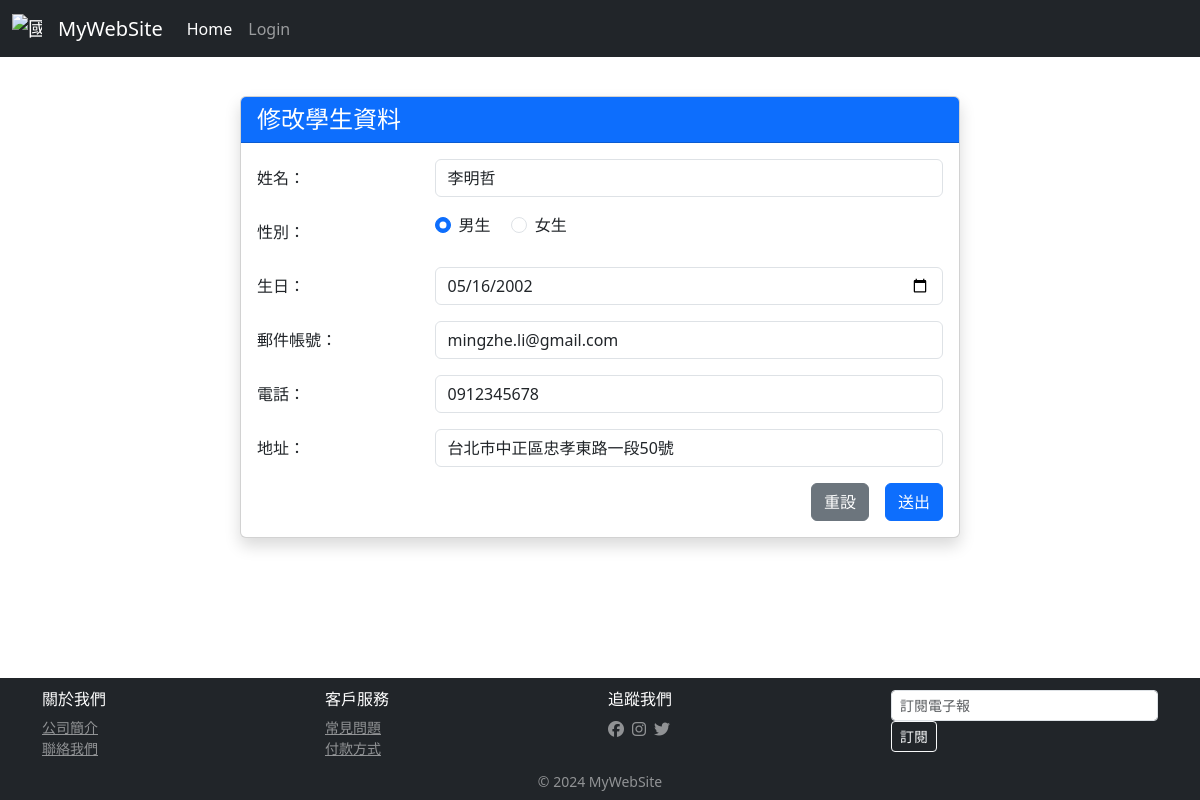
Page /students/edit2/1/load on the committed database.
### students/models.py (models this page shows, shortened)
class Student(models.Model):
    stdName = models.CharField(max_length=20, null=False)
    stdSex = models.CharField(max_length=2, default='M', null=False)
    stdBirth = models.DateField(null=False)
    stdEmail = models.EmailField(max_length=100, blank=True, default="")
    stdPhone = models.CharField(max_length=50, blank=True, default="")
    stdAddr = models.CharField(max_length=255, blank=True, default="")

### students/views.py (the view)
# urls.py: path('students/edit2/<int:id>/<str:mode>', stdViews.edit2),
def edit2(request, id=None, mode=None):
    if mode == "save":
        unit = Student.objects.get(id=id)
        unit.stdName = request.POST["stdName"]
        unit.stdSex = request.POST["stdSex"]
        unit.stdBirth = request.POST["stdBirth"]
        unit.stdEmail = request.POST["stdEmail"]
        unit.stdPhone = request.POST["stdPhone"]
        unit.stdAddr = request.POST["stdAddr"]
        unit.save()
        message = "資料修改成功!"
        return redirect("/students/index/")
    elif mode == "load":    # 從網址列傳過來的
        unit = Student.objects.get(id=id)
        strdate = str(unit.stdBirth)
        strdate2 = strdate.replace("年", "-")
        strdate2 = strdate.replace("月", "-")
        strdate2 = strdate.replace("日", "")
        unit.stdBirth = strdate2
        return render(request, "students/edit2.html", locals())

### templates/students/edit2.html (shortened to what this page needs)
{% extends "base.html" %}
{% block content %}
    <div class="container py-4">
        <div class="row justify-content-center">
            <div class="col-md-8">
                <div class="card shadow">
                    <div class="card-header bg-primary text-white">
                        <h4 class="mb-0">修改學生資料</h4>
                    </div>
                    <div class="card-body">
                        <form action="/students/edit2/{{ unit.id }}/save" method="POST" class="needs-validation" novalidate>
                            <div class="mb-3 row">
                                <label for="stdName" class="col-sm-3 col-form-label">姓名：</label>
                                <div class="col-sm-9">
                                    <input type="text" id="stdName" name="stdName" class="form-control" value="{{ unit.stdName }}" required>
                                </div>
                            </div>
                            <div class="mb-3 row">
                                <label class="col-sm-3 col-form-label">性別：</label>
                                <div class="col-sm-9">
                                    <div class="form-check form-check-inline">
                                        <input class="form-check-input" type="radio" name="stdSex" id="stdSex1" value="M" {% if unit.stdSex == "M" %}checked{% endif %}>
                                        <label class="form-check-label" for="stdSex1">男生</label>
                                    </div>
                                    <div class="form-check form-check-inline">
                                        <input class="form-check-input" type="radio" name="stdSex" id="stdSex2" value="F" {% if unit.stdSex == "F" %}checked{% endif %}>
                                        <label class="form-check-label" for="stdSex2">女生</label>
                                    </div>
                                </div>
                            </div>
                            <div class="mb-3 row">
                                <label for="stdBirth" class="col-sm-3 col-form-label">生日：</label>
                                <div class="col-sm-9">
                                    <input type="date" id="stdBirth" name="stdBirth" class="form-control" value="{{ unit.stdBirth }}" required>
                                </div>
                            </div>
                            <div class="mb-3 row">
                                <label for="stdEmail" class="col-sm-3 col-form-label">郵件帳號：</label>
                                <div class="col-sm-9">
                                    <input type="email" id="stdEmail" name="stdEmail" class="form-control" value="{{ unit.stdEmail }}" required>
                                </div>
                            </div>
                            <div class="mb-3 row">
                                <label for="stdPhone" class="col-sm-3 col-form-label">電話：</label>
                                <div class="col-sm-9">
                                    <input type="text" id="stdPhone" name="stdPhone" class="form-control" value="{{ unit.stdPhone }}" required>
                                </div>
                            </div>
                            <div class="mb-3 row">
                                <label for="stdAddr" class="col-sm-3 col-form-label">地址：</label>
                                <div class="col-sm-9">
                                    <input type="text" id="stdAddr" name="stdAddr" class="form-control" value="{{ unit.stdAddr }}" required>
                                </div>
                            </div>
                            <div class="d-grid gap-2 d-md-flex justify-content-md-end">
                                <button type="reset" class="btn btn-secondary me-md-2">重設</button>
                                <button type="submit" class="btn btn-primary">送出</button>
                            </div>
                        </form>
                    </div>
                </div>
            </div>
        </div>
    </div>
{% endblock %}

### static/css/style.css (style rules this page uses)
html, body { margin: 0; padding: 0; height: 100%; border: none; }
body { margin-left: 0px; margin-top: 0px; margin-right: 0px; margin-bottom: 0px; background-image: url(images/bg.gif); }
form { margin: 0px; }

### rows in the picture
Student: stdName "李明哲", stdSex "☑ 男生", stdSex "☐ 女生", stdBirth "05/16/2002", stdEmail "mingzhe.li@gmail.com", stdPhone "0912345678", stdAddr "台北市中正區忠孝東路一段50號"
